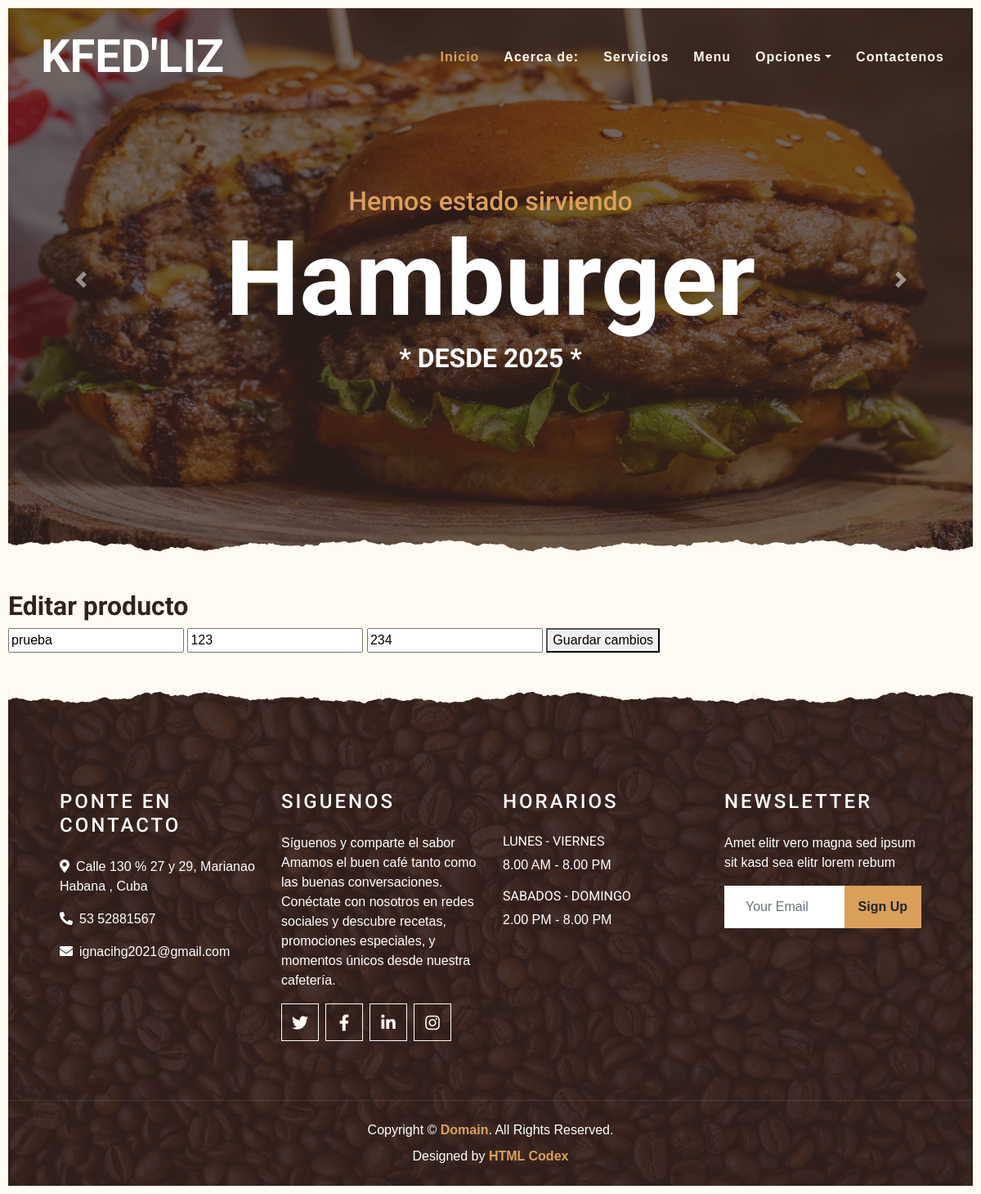
/editar/5, run on an earlier commit of the app's database.
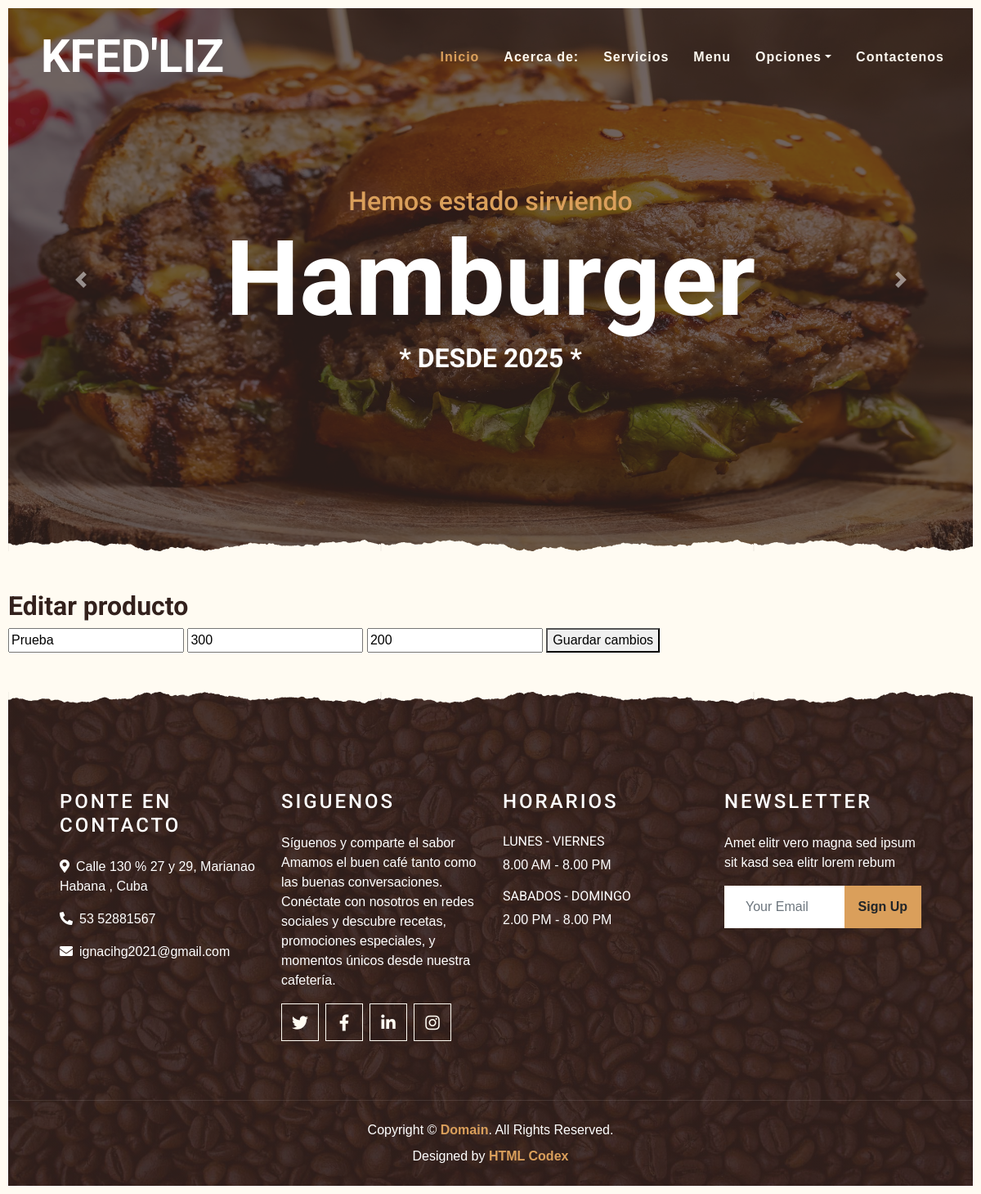
And on a later commit of the database.
### tables this page shows
CREATE TABLE "productos" (
	"Nombre"	TEXT NOT NULL UNIQUE,
	"id"	INTEGER NOT NULL UNIQUE,
	"Cantidad"	NUMERIC NOT NULL,
	"Unidad"	TEXT,
	"Precio"	NUMERIC NOT NULL,
	"figura"	TEXT DEFAULT 'SinFig.png',
	"Tipo"	TEXT,
	"Descripcion"	TEXT,
	"PrecioV"	NUMERIC NOT NULL,
	PRIMARY KEY("id")
);

### api/__init__.py (the view)
    @app.route('/editar/<int:id>', methods=['GET', 'POST'])
    def editar_producto(id):
       db = get_db()
       if request.method == 'POST':
           nombre = request.form['nombre']
           cantidad = request.form['cantidad']
           precio = request.form['precio']
           db.execute(
                'UPDATE productos SET nombre = ?, cantidad = ?, precio = ? WHERE id = ?',
                (nombre, cantidad, precio, id)
                )
           db.commit()
           return redirect('/inventario')
       else:
           producto = db.execute('SELECT * FROM productos WHERE id = ?', (id,)).fetchone()
           return render_template('editar.html', producto=producto)

### api/db.py (called while the page is built)
def get_db():
    if 'db' not in g:
        g.db = sqlite3.connect(
            current_app.config['DATABASE'],
            detect_types=sqlite3.PARSE_DECLTYPES
        )
        g.db.row_factory = sqlite3.Row
    return g.db

### templates/editar.html (shortened to what this page needs)
{% extends 'index.html' %}
{% block contenido%}
<head>
    <h2>Editar producto</h2>
<form method="post">
    <input name="nombre" value="{{ producto['nombre'] }}" required>
    <input name="cantidad" type="number" value="{{ producto['cantidad'] }}" required>
    <input name="precio" type="number" step="0.01" value="{{ producto['precio'] }}" required>
    <button type="submit">Guardar cambios</button>
</form>
    {% endblock %}

What changed in the data, as far as the page shows it:
changed productos: nombre "prueba" → "Prueba"; cantidad "123" → "300"; precio "234" → "200"
